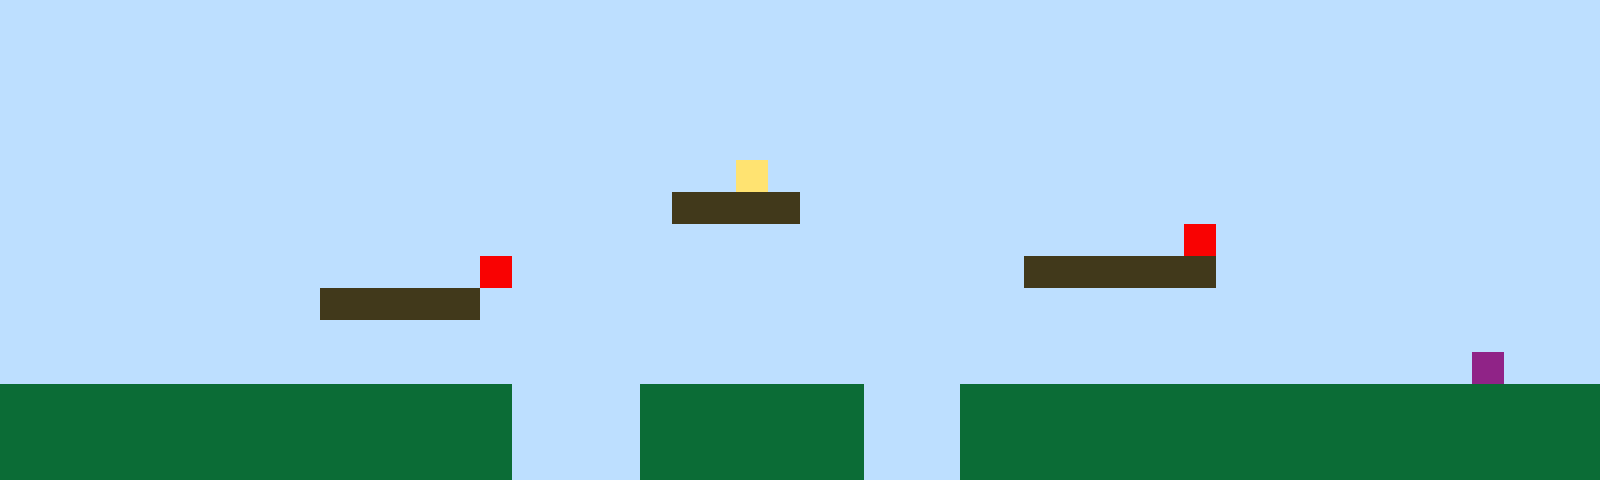

Below is a game level as drawn by its tile map, then a one-line description and the .tmx file that defines it, in full:
An orthogonal 50x15 tile map with 32x32 px tiles, 1 tile layer (Tile Layer 1).

<map version="1.10" tiledversion="1.11.2" orientation="orthogonal" renderorder="right-up" width="50" height="15" tilewidth="32" tileheight="32" infinite="0" nextlayerid="2" nextobjectid="1"><editorsettings><export target="map1.csv" format="csv" /></editorsettings><tileset firstgid="1" name="sprites" tilewidth="32" tileheight="32" tilecount="6" columns="3"><image source="sprites.png" width="96" height="64" /></tileset><layer id="1" name="Tile Layer 1" width="50" height="15"><data encoding="csv">1,1,1,1,1,1,1,1,1,1,1,1,1,1,1,1,1,1,1,1,1,1,1,1,1,1,1,1,1,1,1,1,1,1,1,1,1,1,1,1,1,1,1,1,1,1,1,1,1,1,1,1,1,1,1,1,1,1,1,1,1,1,1,1,1,1,1,1,1,1,1,1,1,1,1,1,1,1,1,1,1,1,1,1,1,1,1,1,1,1,1,1,1,1,1,1,1,1,1,1,1,1,1,1,1,1,1,1,1,1,1,1,1,1,1,1,1,1,1,1,1,1,1,1,1,1,1,1,1,1,1,1,1,1,1,1,1,1,1,1,1,1,1,1,1,1,1,1,1,1,1,1,1,1,1,1,1,1,1,1,1,1,1,1,1,1,1,1,1,1,1,1,1,1,1,1,1,1,1,1,1,1,1,1,1,1,1,1,1,1,1,1,1,1,1,1,1,1,1,1,1,1,1,1,1,1,1,1,1,1,1,1,1,1,1,1,1,1,1,1,1,1,1,1,1,1,1,1,1,1,1,1,1,1,1,1,1,1,1,1,1,1,1,1,1,1,1,1,1,1,1,1,1,1,1,1,1,1,1,1,1,1,1,1,1,1,1,1,1,1,1,1,1,4,1,1,1,1,1,1,1,1,1,1,1,1,1,1,1,1,1,1,1,1,1,1,1,1,1,1,1,1,1,1,1,1,1,1,1,1,1,1,1,1,1,1,1,1,1,1,1,3,3,3,3,1,1,1,1,1,1,1,1,1,1,1,1,1,1,1,1,1,1,1,1,1,1,1,1,1,1,1,1,1,1,1,1,1,1,1,1,1,1,1,1,1,1,1,1,1,1,1,1,1,1,1,1,1,1,1,1,1,1,1,1,1,1,5,1,1,1,1,1,1,1,1,1,1,1,1,1,1,1,1,1,1,1,1,1,1,1,1,1,1,1,5,1,1,1,1,1,1,1,1,1,1,1,1,1,1,1,1,3,3,3,3,3,3,1,1,1,1,1,1,1,1,1,1,1,1,1,1,1,1,1,1,1,1,1,1,3,3,3,3,3,1,1,1,1,1,1,1,1,1,1,1,1,1,1,1,1,1,1,1,1,1,1,1,1,1,1,1,1,1,1,1,1,1,1,1,1,1,1,1,1,1,1,1,1,1,1,1,1,1,1,1,1,1,1,1,1,1,1,1,1,1,1,1,1,1,1,1,1,1,1,1,1,1,1,1,1,1,1,1,1,1,1,1,1,1,1,1,1,1,1,1,1,1,1,1,1,1,1,1,1,1,1,1,1,1,1,1,1,1,1,1,1,1,1,1,1,1,1,1,1,1,1,1,1,1,1,1,1,1,1,1,6,1,1,1,2,2,2,2,2,2,2,2,2,2,2,2,2,2,2,2,1,1,1,1,2,2,2,2,2,2,2,1,1,1,2,2,2,2,2,2,2,2,2,2,2,2,2,2,2,2,2,2,2,2,2,2,2,2,2,2,2,2,2,2,2,2,2,2,2,2,1,1,1,1,2,2,2,2,2,2,2,1,1,1,2,2,2,2,2,2,2,2,2,2,2,2,2,2,2,2,2,2,2,2,2,2,2,2,2,2,2,2,2,2,2,2,2,2,2,2,1,1,1,1,2,2,2,2,2,2,2,1,1,1,2,2,2,2,2,2,2,2,2,2,2,2,2,2,2,2,2,2,2,2</data></layer></map>
